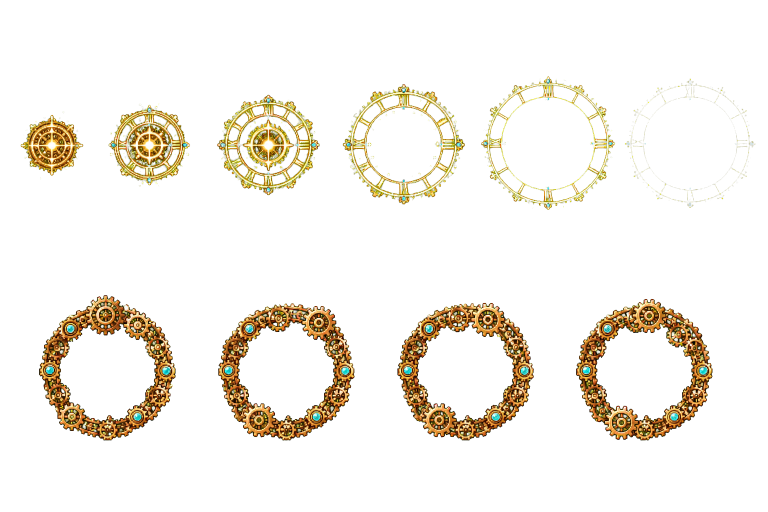
#> input picture design/character_vfx_sources/clockmaker_vfx_alpha_v1.png, 1536 x 1024 px (shown at 1/2 size)
$ python build_clock_ninja_vfx.py
#> lines starting #> are read from the running program, lines starting #| are printed output that depends on the picture; after the words box and inside, x2 and y2 are one past the last pixel; in counts of white or black regions, pixels touching at a corner belong together
from __future__ import annotations

from pathlib import Path

from PIL import Image


ROOT = Path(__file__).resolve().parents[1]
SOURCE_DIR = ROOT / "design" / "character_vfx_sources"
OUTPUT_DIR = ROOT / "assets" / "sprites" / "effects"


def fit_frame(source: Image.Image, box: tuple[int, int, int, int], size: tuple[int, int]) -> Image.Image:
    crop = source.crop(box)
    bounds = crop.getchannel("A").getbbox()
    if bounds is None:
        raise ValueError(f"Empty VFX slot: {box}")
    crop = crop.crop(bounds)
    scale = min((size[0] - 6) / crop.width, (size[1] - 6) / crop.height)
    resized = crop.resize(
        (max(1, round(crop.width * scale)), max(1, round(crop.height * scale))),
        Image.Resampling.NEAREST,
    )
    alpha = resized.getchannel("A").point(lambda value: 255 if value >= 128 else 0)
    resized.putalpha(alpha)
    frame = Image.new("RGBA", size, (0, 0, 0, 0))
    frame.alpha_composite(resized, ((size[0] - resized.width) // 2, (size[1] - resized.height) // 2))
    return frame


def row_frames(
    source: Image.Image,
    top: int,
    bottom: int,
    count: int,
    size: tuple[int, int],
) -> list[Image.Image]:
    slot_width = source.width / count
    return [
        fit_frame(
            source,
            (round(index * slot_width), top, round((index + 1) * slot_width), bottom),
            size,
        )
        for index in range(count)
    ]


def save_sheet(path: Path, rows: list[list[Image.Image]]) -> None:
    frame_width, frame_height = rows[0][0].size
    if any(frame.size != (frame_width, frame_height) for row in rows for frame in row):
        raise ValueError(f"Mixed frame sizes for {path}")
    width = frame_width * max(len(row) for row in rows)
    sheet = Image.new("RGBA", (width, frame_height * len(rows)), (0, 0, 0, 0))
    for row_index, row in enumerate(rows):
        for column, frame in enumerate(row):
            sheet.alpha_composite(frame, (column * frame_width, row_index * frame_height))
    validate_sheet(sheet, rows, frame_width, frame_height)
    path.parent.mkdir(parents=True, exist_ok=True)
    sheet.save(path)


def validate_sheet(
    sheet: Image.Image,
    rows: list[list[Image.Image]],
    frame_width: int,
    frame_height: int,
) -> None:
    if not set(sheet.getchannel("A").get_flattened_data()).issubset({0, 255}):
        raise ValueError("VFX sheet contains partial alpha")
    for row_index, row in enumerate(rows):
        for column in range(max(len(candidate) for candidate in rows)):
            frame = sheet.crop(
                (
                    column * frame_width,
                    row_index * frame_height,
                    (column + 1) * frame_width,
                    (row_index + 1) * frame_height,
                )
            )
            occupied = frame.getchannel("A").getbbox() is not None
            if occupied != (column < len(row)):
                raise ValueError(f"Unexpected occupancy row={row_index} column={column}")
            if not occupied:
                continue
            alpha = frame.getchannel("A")
            border = (
                list(alpha.crop((0, 0, frame_width, 1)).get_flattened_data())
                + list(alpha.crop((0, frame_height - 1, frame_width, frame_height)).get_flattened_data())
                + list(alpha.crop((0, 0, 1, frame_height)).get_flattened_data())
                + list(alpha.crop((frame_width - 1, 0, frame_width, frame_height)).get_flattened_data())
            )
            if any(border):
                raise ValueError(f"VFX touches frame boundary row={row_index} column={column}")


def main() -> None:
    clock = Image.open(SOURCE_DIR / "clockmaker_vfx_alpha_v1.png").convert("RGBA")
#> clock is the input picture: PIL image 1536x1024 RGBA; mean R, G, B, A 19.5, 15.3, 6.8, 28.7
    ninja = Image.open(SOURCE_DIR / "ninja_vfx_alpha_v1.png").convert("RGBA")
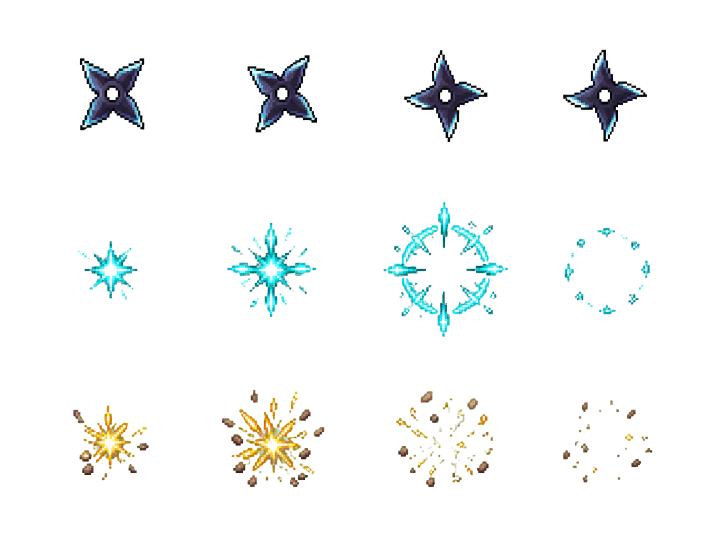
#> input picture design/character_vfx_sources/ninja_vfx_alpha_v1.png, 1447 x 1087 px (shown at 1/2 size)
#> ninja is the input picture: PIL image 1447x1087 RGBA; mean R, G, B, A 5.5, 7.9, 7.2, 14.2

    clock_wave = row_frames(clock, 100, 510, 6, (192, 192))
#> in fit_frame, `bounds = crop.getchannel("A").getbbox()`: bounds = (41, 123, 256, 259)
#> in fit_frame, `alpha = resized.getchannel("A").point(lambda value: 255 if value >= 12..`:
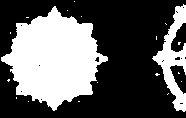
#> alpha: PIL image 186x118 L; 37% white; 19 white regions (17 under 20 px), largest, box (x1, y1, x2, y2) and area: (1, 6, 108, 111) 6680, (152, 4, 186, 112) 1389
#> in fit_frame, `frame = Image.new("RGBA", size, (0, 0, 0, 0))`: frame: PIL image 192x192 RGBA; every value is 0
#> in fit_frame (call 2), `alpha = resized.getchannel("A").point(lambda value: 255 if value >= 12..`: alpha: PIL image 186x129 L; 35.4% white; 26 white regions (23 under 20 px), largest, box (x1, y1, x2, y2) and area: (0, 7, 90, 122) 5810, (130, 1, 186, 128) 2161, (167, 40, 186, 90) 463
#> in fit_frame (call 3), `alpha = resized.getchannel("A").point(lambda value: 255 if value >= 12..`: alpha: PIL image 186x155 L; 26.3% white; 27 white regions (24 under 20 px), largest, box (x1, y1, x2, y2) and area: (0, 6, 92, 151) 3153, (0, 41, 55, 116) 2294, (126, 1, 186, 154) 2058
#> in fit_frame (call 4), `alpha = resized.getchannel("A").point(lambda value: 255 if value >= 12..`: alpha: PIL image 186x175 L; 14.4% white; 37 white regions (33 under 20 px), largest, box (x1, y1, x2, y2) and area: (0, 1, 118, 175) 3501, (141, 15, 186, 156) 981, (154, 131, 159, 137) 23, (171, 96, 177, 114) 20
#> in fit_frame (call 5), `alpha = resized.getchannel("A").point(lambda value: 255 if value >= 12..`: alpha: PIL image 178x186 L; 8.4% white; 43 white regions (42 under 20 px), largest, box (x1, y1, x2, y2) and area: (0, 0, 143, 186) 2642
#> in fit_frame (call 6), `crop = source.crop(box)`:
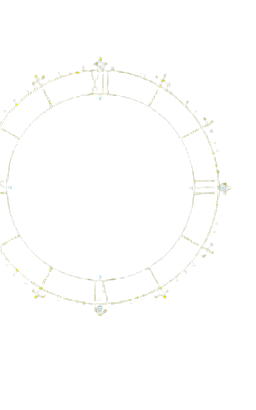
#> crop: PIL image 256x410 RGBA; mean R, G, B, A 3.5, 3.6, 0.4, 1.4; transparent parts drawn white
#> in fit_frame (call 6), `bounds = crop.getchannel("A").getbbox()`: bounds = (0, 57, 232, 316)
#> in fit_frame (call 6), `alpha = resized.getchannel("A").point(lambda value: 255 if value >= 12..`: alpha: PIL image 167x186 L; 0.05% white in thin lines or dots, all inside (x1, y1, x2, y2) = (12, 1, 163, 173)
#> in fit_frame (call 6), `frame.alpha_composite(resized, ((size[0] - resized.width) // 2, (size[..`:
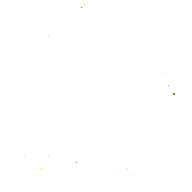
#> frame: PIL image 192x192 RGBA; mean R, G, B, A 0.1, 0.1, 0, 0.1; transparent parts drawn white
#> clock_wave = 6 items
    clock_gear = row_frames(clock, 510, 1000, 4, (128, 128))
#> in fit_frame (call 7), `bounds = crop.getchannel("A").getbbox()`: bounds = (78, 80, 352, 371)
#> in fit_frame (call 7), `alpha = resized.getchannel("A").point(lambda value: 255 if value >= 12..`: alpha: PIL image 115x122 L; 37.2% white; 1 white region, box (x1, y1, x2, y2) and area: (0, 0, 115, 122) 5216
#> in fit_frame (call 7), `resized.putalpha(alpha)`:
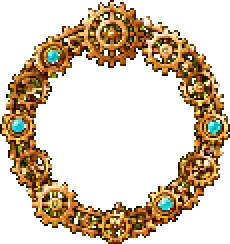
#> resized: PIL image 115x122 RGBA (shown 2 times larger); mean R, G, B, A 56.3, 40.3, 18.6, 94.8; transparent parts drawn white
#> in fit_frame (call 7), `frame = Image.new("RGBA", size, (0, 0, 0, 0))`: frame: PIL image 128x128 RGBA; every value is 0
#> in fit_frame (call 8), `crop = source.crop(box)`:
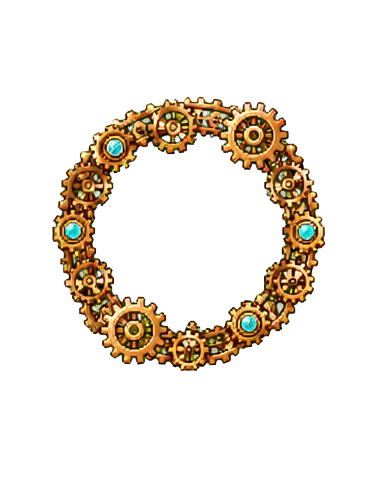
#> crop: PIL image 384x490 RGBA; mean R, G, B, A 23.6, 16.8, 7.6, 39.8; transparent parts drawn white
#> in fit_frame (call 8), `bounds = crop.getchannel("A").getbbox()`: bounds = (52, 96, 326, 371)
#> in fit_frame (call 8), `crop = crop.crop(bounds)`:
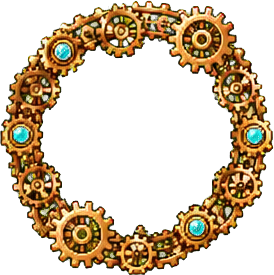
#> crop: PIL image 274x275 RGBA; mean R, G, B, A 59, 42, 19, 99.3; transparent parts drawn white
#> clock_gear = 4 items
    ninja_spin = row_frames(ninja, 20, 330, 4, (32, 32))
#> ninja_spin = 4 items
    ninja_success = row_frames(ninja, 330, 690, 4, (64, 64))
#> ninja_success = 4 items
    ninja_failure = row_frames(ninja, 690, 1024, 4, (64, 64))
#> ninja_failure = 4 items

    save_sheet(OUTPUT_DIR / "clockmaker" / "clock_wave.png", [clock_wave])
    save_sheet(OUTPUT_DIR / "clockmaker" / "clock_gear_ring.png", [clock_gear])
    save_sheet(OUTPUT_DIR / "ninja" / "shuriken_spin.png", [ninja_spin])
    save_sheet(OUTPUT_DIR / "ninja" / "shuriken_impact.png", [ninja_success, ninja_failure])


if __name__ == "__main__":
#> (the run stopped early here; a loop or call above may not have finished)
